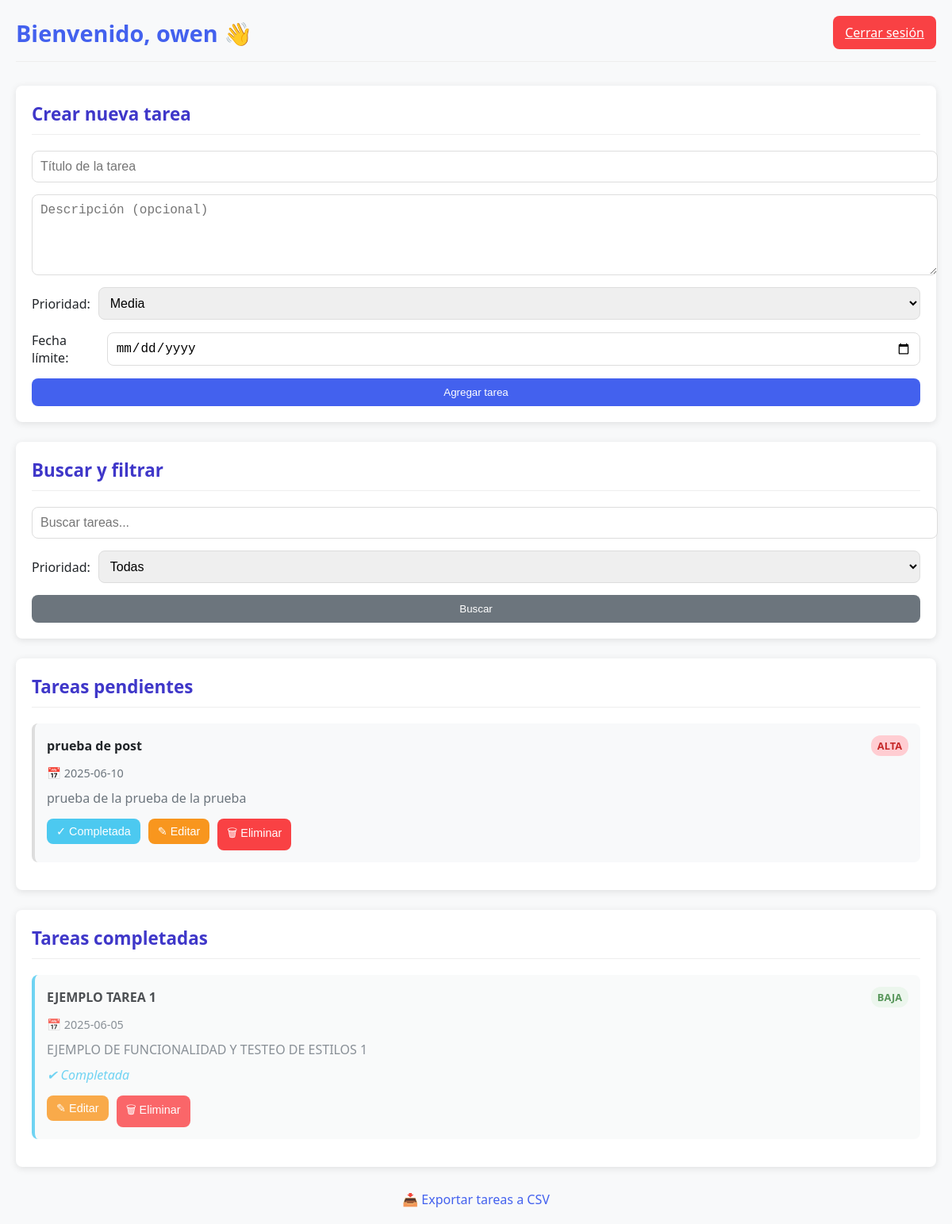
The app's page /views/dashboard.php (signed in) with its own data.
### tables this page shows
CREATE TABLE `tasks` (
  `id` int(11) NOT NULL,
  `user_id` int(11) NOT NULL,
  `title` varchar(255) NOT NULL,
  `description` text DEFAULT NULL,
  `is_completed` tinyint(1) DEFAULT 0,
  `created_at` timestamp NOT NULL DEFAULT current_timestamp(),
  `priority` enum('baja','media','alta') NOT NULL DEFAULT 'media',
  `due_date` date DEFAULT NULL
);

### views/dashboard.php (the view, shortened to what this page needs)
<?php
require_once('../config/db.php');
include('../includes/header.php');
$search = '';
$filter_priority = '';
$sql = "SELECT * FROM tasks WHERE user_id = ?";
$params = [$_SESSION['usuario_id']];
$sql .= " ORDER BY FIELD(priority, 'alta', 'media', 'baja'), created_at DESC";
$stmt = $pdo->prepare($sql);
$stmt->execute($params);
$tareas = $stmt->fetchAll(PDO::FETCH_ASSOC);
function mostrarPrioridad($prio) {
    switch ($prio) {
        case 'alta': return 'Alta';
        case 'baja': return 'Baja';
    }
}
?>
<link rel="stylesheet" href="../public/dashboard.css">
<div class="dashboard-container">
    <div class="dashboard-header">
        <h2 class="dashboard-title">Bienvenido, <?php echo htmlspecialchars($_SESSION['usuario_nombre']); ?> 👋</h2>
        <a href="../actions/logout.php" class="btn logout-btn">Cerrar sesión</a>
    </div>
    <section class="card">
        <h3 class="section-title">Crear nueva tarea</h3>
        <form action="../actions/add_task.php" method="POST" class="form-grid">
            <input type="text" name="title" placeholder="Título de la tarea" required>
            <textarea name="description" placeholder="Descripción (opcional)"></textarea>
            <div class="form-inline">
                <label for="priority">Prioridad:</label>
                <select name="priority" id="priority" required>
                    <option value="media" selected>Media</option>
                </select>
            </div>
            <div class="form-inline">
                <label for="due_date">Fecha límite:</label>
                <input type="date" name="due_date" id="due_date">
            </div>
            <button type="submit" class="btn primary-btn">Agregar tarea</button>
        </form>
    </section>
    <section class="card">
        <h3 class="section-title">Buscar y filtrar</h3>
        <form method="GET" action="dashboard.php" class="form-grid">
            <input type="text" name="search" placeholder="Buscar tareas..." value="<?php echo htmlspecialchars($search); ?>">
            <div class="form-inline">
                <label for="priority_filter">Prioridad:</label>
                <select name="priority" id="priority_filter">
                    <option value="" <?php if ($filter_priority === '') echo 'selected'; ?>>Todas</option>
                </select>
            </div>
            <button type="submit" class="btn secondary-btn">Buscar</button>
        </form>
    </section>
    <section class="card">
        <h3 class="section-title">Tareas pendientes</h3>
        <?php
        foreach ($tareas as $tarea) {
            if ($tarea['is_completed'] == 0) {
                echo "<div class='task-item'>
                        <div class='task-header'>
                            <strong>" . htmlspecialchars($tarea['title']) . "</strong>
                            <span class='priority badge-" . $tarea['priority'] . "'>" . mostrarPrioridad($tarea['priority']) . "</span>
                        </div>
                        " . (!empty($tarea['due_date']) ? "<small class='task-date'>📅 " . htmlspecialchars($tarea['due_date']) . "</small><br>" : "") . "
                        <p class='task-desc'>" . htmlspecialchars($tarea['description']) . "</p>
                        <div class='task-actions'>
                            <form action='../actions/complete_task.php' method='POST'>
                                <input type='hidden' name='task_id' value='" . $tarea['id'] . "'>
                                <button type='submit' class='btn complete-btn'>✓ Completada</button>
                            </form>
                            <form action='../views/edit_task.php' method='GET'>
                                <input type='hidden' name='id' value='" . $tarea['id'] . "'>
                                <button type='submit' class='btn edit-btn'>✎ Editar</button>
                            </form>
                            <form action='../actions/delete_task.php' method='POST' onsubmit=\"return confirm('¿Seguro que deseas eliminar esta tarea?')\">
                                <input type='hidden' name='task_id' value='" . $tarea['id'] . "'>
                                <button type='submit' class='btn delete-btn'>🗑 Eliminar</button>
                            </form>
                        </div>
                      </div>";
            }
        }
        ?>
    </section>
    <section class="card">
        <h3 class="section-title">Tareas completadas</h3>
        <?php
        foreach ($tareas as $tarea) {
            if ($tarea['is_completed'] == 1) {
                echo "<div class='task-item completed'>
                        <div class='task-header'>
                            <strong>" . htmlspecialchars($tarea['title']) . "</strong>
                            <span class='priority badge-" . $tarea['priority'] . "'>" . mostrarPrioridad($tarea['priority']) . "</span>
                        </div>
                        " . (!empty($tarea['due_date']) ? "<small class='task-date'>📅 " . htmlspecialchars($tarea['due_date']) . "</small><br>" : "") . "
                        <p class='task-desc'>" . htmlspecialchars($tarea['description']) . "</p>
                        <em class='completed-label'>✔ Completada</em>
                        <div class='task-actions'>
                            <form action='../views/edit_task.php' method='GET'>
                                <input type='hidden' name='id' value='" . $tarea['id'] . "'>
                                <button type='submit' class='btn edit-btn'>✎ Editar</button>
                            </form>
                            <form action='../actions/delete_task.php' method='POST' onsubmit=\"return confirm('¿Seguro que deseas eliminar esta tarea?')\">
                                <input type='hidden' name='task_id' value='" . $tarea['id'] . "'>
                                <button type='submit' class='btn delete-btn'>🗑 Eliminar</button>
                            </form>
                        </div>
                      </div>";
            }
        }
        ?>
    </section>
    <div class="export-link">
        <a href="../actions/export_tasks_csv.php" target="_blank">📥 Exportar tareas a CSV</a>
    </div>
</div>
<?php include('../includes/footer.php'); ?>

### includes/header.php (shortened to what this page needs)
<!DOCTYPE html>
<html lang="es">
<head>
    <link rel="stylesheet" href="../public/css/styles.css">
</head>
<body>

### includes/footer.php
</body>
</html>

### public/styles.css (style rules this page uses)
:root { --primary: #4361ee; --primary-hover: #3a56d4; --error: #f94144; --success: #4cc9f0; --text: #2b2d42; --text-light: #6c757d; --border: #e0e0e0; --bg: #f8f9fa; --white: #ffffff; --shadow: 0 4px 12px rgba(0, 0, 0, 0.08); --radius: 8px; }
body { font-family: 'Segoe UI', system-ui, sans-serif; background: var(--bg); margin: 0; padding: 0; min-height: 100vh; }

### public/dashboard.css (style rules this page uses)
:root { --primary-color: #4361ee; --secondary-color: #3f37c9; --success-color: #4cc9f0; --warning-color: #f8961e; --danger-color: #f94144; --light-color: #f8f9fa; --dark-color: #212529; --gray-color: #6c757d; --border-radius: 8px; --box-shadow: 0 2px 10px rgba(0, 0, 0, 0.1); }
.dashboard-container { max-width: 1200px; margin: 0 auto; padding: 20px; font-family: 'Segoe UI', Tahoma, Geneva, Verdana, sans-serif; color: var(--dark-color); }
.dashboard-header { display: flex; justify-content: space-between; align-items: center; margin-bottom: 30px; padding-bottom: 15px; border-bottom: 1px solid #eee; }
.dashboard-title { margin: 0; font-size: 1.8rem; color: var(--primary-color); }
.card { background: white; border-radius: var(--border-radius); box-shadow: var(--box-shadow); padding: 20px; margin-bottom: 25px; }
.section-title { margin-top: 0; margin-bottom: 20px; font-size: 1.4rem; color: var(--secondary-color); padding-bottom: 10px; border-bottom: 1px solid #eee; }
.form-grid { display: grid; grid-template-columns: 1fr; gap: 15px; }
.form-inline { display: flex; align-items: center; gap: 10px; }
input[type="text"], input[type="date"], textarea, select { padding: 10px; border: 1px solid #ddd; border-radius: var(--border-radius); width: 100%; font-size: 1rem; }
textarea { min-height: 80px; resize: vertical; }
.btn { padding: 10px 15px; border: none; border-radius: var(--border-radius); cursor: pointer; font-weight: 500; transition: all 0.2s; text-align: center; }
.primary-btn { background-color: var(--primary-color); color: white; }
.secondary-btn { background-color: var(--gray-color); color: white; }
.logout-btn { background-color: var(--danger-color); color: white; }
.complete-btn { background-color: var(--success-color); color: white; }
.edit-btn { background-color: var(--warning-color); color: white; }
.delete-btn { background-color: var(--danger-color); color: white; }
.task-item { padding: 15px; margin-bottom: 15px; border-radius: var(--border-radius); border-left: 4px solid #ddd; background-color: var(--light-color); }
.task-item.completed { opacity: 0.8; border-left-color: var(--success-color); }
.task-header { display: flex; justify-content: space-between; align-items: center; margin-bottom: 10px; }
.task-desc { margin: 10px 0; color: var(--gray-color); }
.task-date { color: var(--gray-color); font-size: 0.9rem; }
.completed-label { color: var(--success-color); font-style: italic; }
.task-actions { display: flex; gap: 10px; margin-top: 15px; }
.task-actions .btn { padding: 8px 12px; font-size: 0.9rem; }
.priority { padding: 4px 8px; border-radius: 12px; font-size: 0.8rem; font-weight: bold; text-transform: uppercase; }
.badge-alta { background-color: #ffcdd2; color: #c62828; }
.badge-baja { background-color: #e8f5e9; color: #2e7d32; }
.export-link { text-align: center; margin-top: 30px; }
.export-link a { color: var(--primary-color); text-decoration: none; font-weight: 500; }

### records on screen
tasks: title "prueba de post", priority "ALTA", due_date "2025-06-10", description "prueba de la prueba de la prueba"
tasks: title "EJEMPLO TAREA 1", priority "BAJA", due_date "2025-06-05", description "EJEMPLO DE FUNCIONALIDAD Y TESTEO DE ESTILOS 1"

### other values on screen
$_SESSION['usuario_nombre'] "owen"
